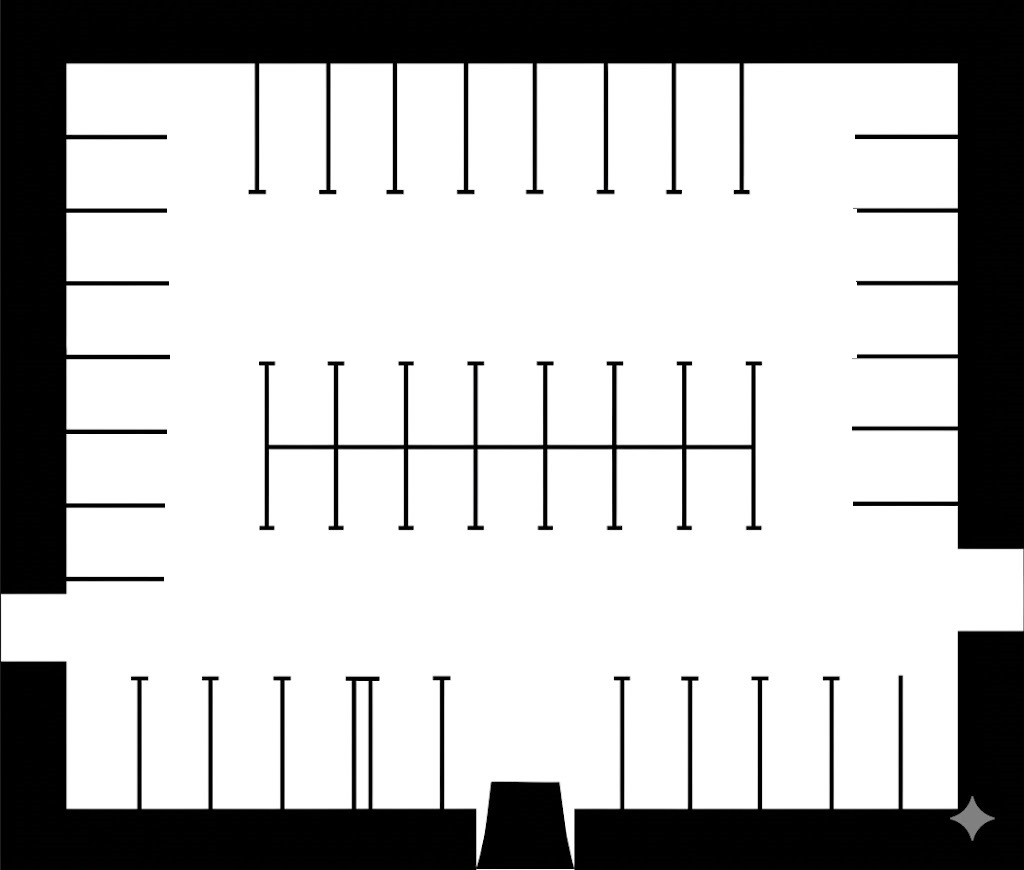
#> input picture test_all_map/parking_lot_1.jpg, 1024 x 870 px
$ python -i main_image.py   (imports and definitions only)
#> lines starting #> are read from the running program, lines starting #| are printed output that depends on the picture; after the words box and inside, x2 and y2 are one past the last pixel; in counts of white or black regions, pixels touching at a corner belong together
import pygame
import sys
import cv2
import numpy as np
import math
import random

from config import *
from core_math import get_car_corners, point_in_polygon, point_to_segment_dist
from planners import KinematicRRT, KinematicMCPP, get_topological_path
from environment import check_collision_with_index

MATH_WIDTH_TARGET = 100.0

# ==========================================
# 1. HÀM ĐỌC ẢNH VÀ TRÍCH XUẤT ĐA GIÁC
# ==========================================
def load_and_scale_image(image_path, max_width=1000):
#> called with image_path = 'parking_lot_1.jpg', max_width = 1000
    img = cv2.imread(image_path, cv2.IMREAD_GRAYSCALE)
#> img: shape (870, 1024); min 0, max 255, mean 185.7
    if img is None:
        print(f"❌ LỖI: Không đọc được ảnh '{image_path}'.")
        sys.exit()

    if img.shape[1] > max_width:
        scale_img = max_width / img.shape[1]
#> scale_img = 0.977
        img = cv2.resize(img, (max_width, int(img.shape[0] * scale_img)))
#> img: shape (849, 1000)

    h_px, w_px = img.shape
#> h_px = 849; w_px = 1000
    math_scale = MATH_WIDTH_TARGET / float(w_px)
#> math_scale = 0.1

    _, thresh = cv2.threshold(img, 127, 255, cv2.THRESH_BINARY_INV)
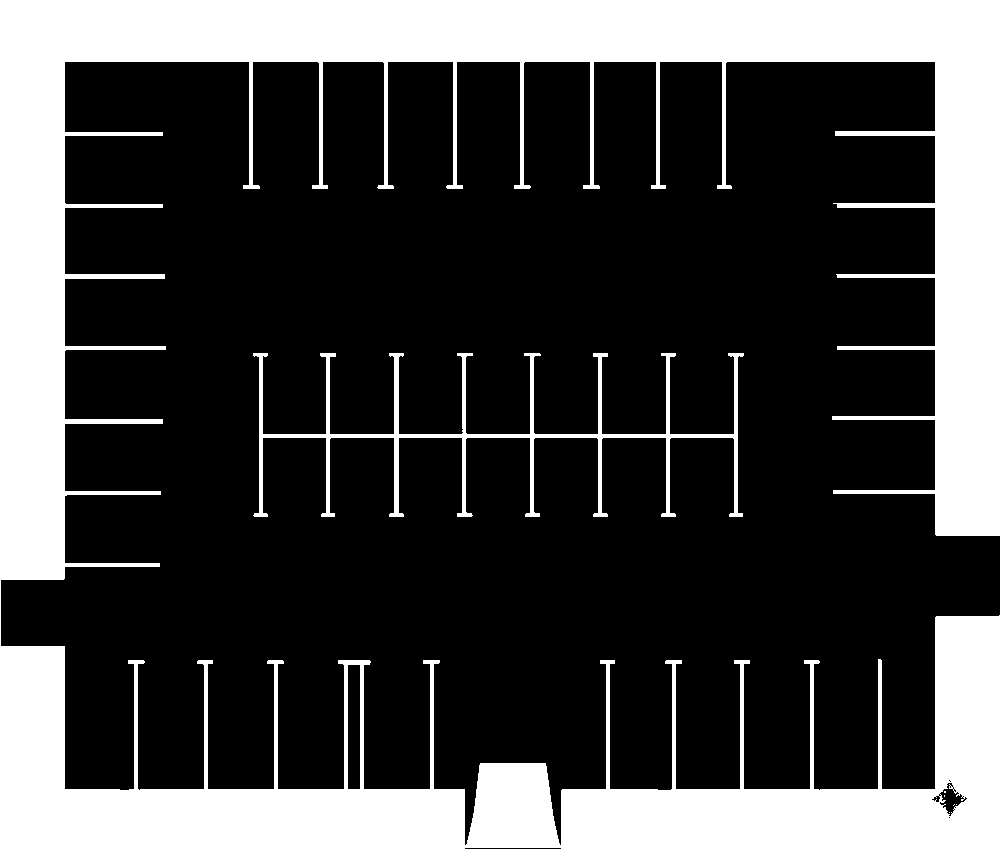
#> thresh: shape (849, 1000); 27.3% white; 7 white regions (5 under 20 px), largest, box (x1, y1, x2, y2) and area: (0, 0, 1000, 849) 223767, (253, 353, 744, 517) 7855
    kernel_dilate = np.ones((2,2), np.uint8)
    thresh = cv2.dilate(thresh, kernel_dilate, iterations=1)
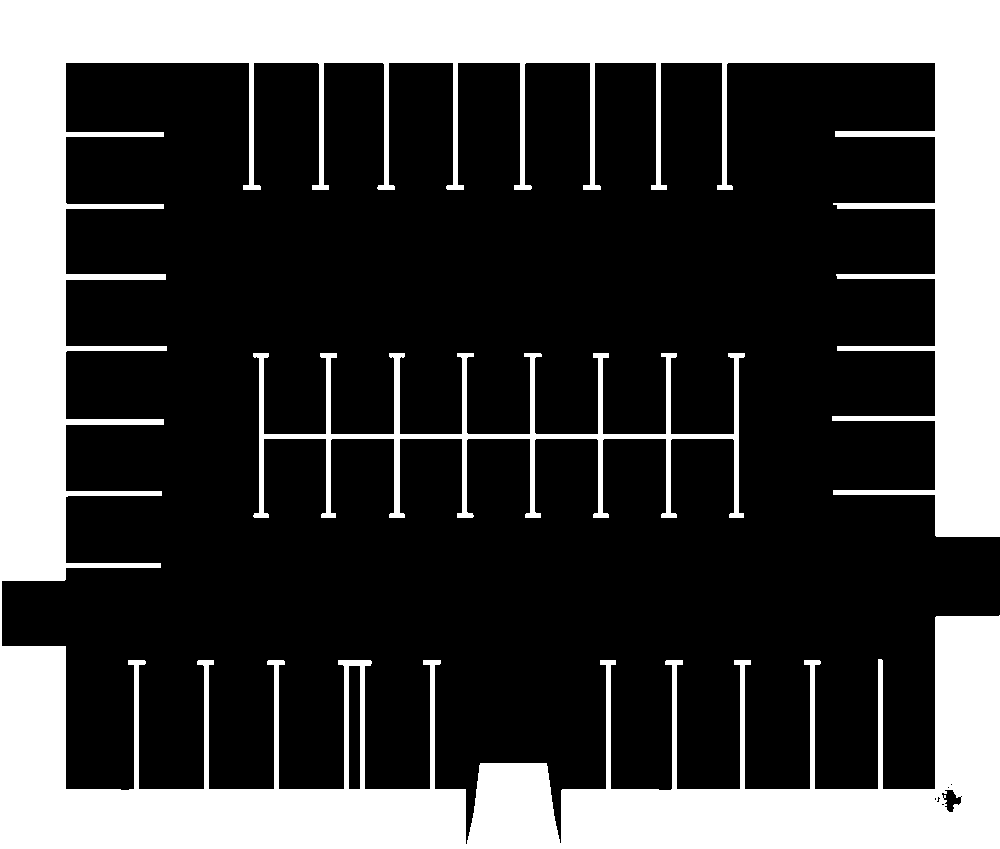
#> thresh: shape (849, 1000); 28.2% white; 2 white regions, box (x1, y1, x2, y2) and area: (0, 0, 1000, 849) 229844, (253, 353, 745, 518) 9805
    kernel_close = np.ones((7,7), np.uint8)
    thresh = cv2.morphologyEx(thresh, cv2.MORPH_CLOSE, kernel_close)
#> thresh: shape (849, 1000); 28.3% white; 2 white regions, box (x1, y1, x2, y2) and area: (0, 0, 1000, 849) 230162, (253, 353, 745, 518) 9808
    cv2.rectangle(thresh, (0, 0), (w_px - 1, h_px - 1), 0, 2)
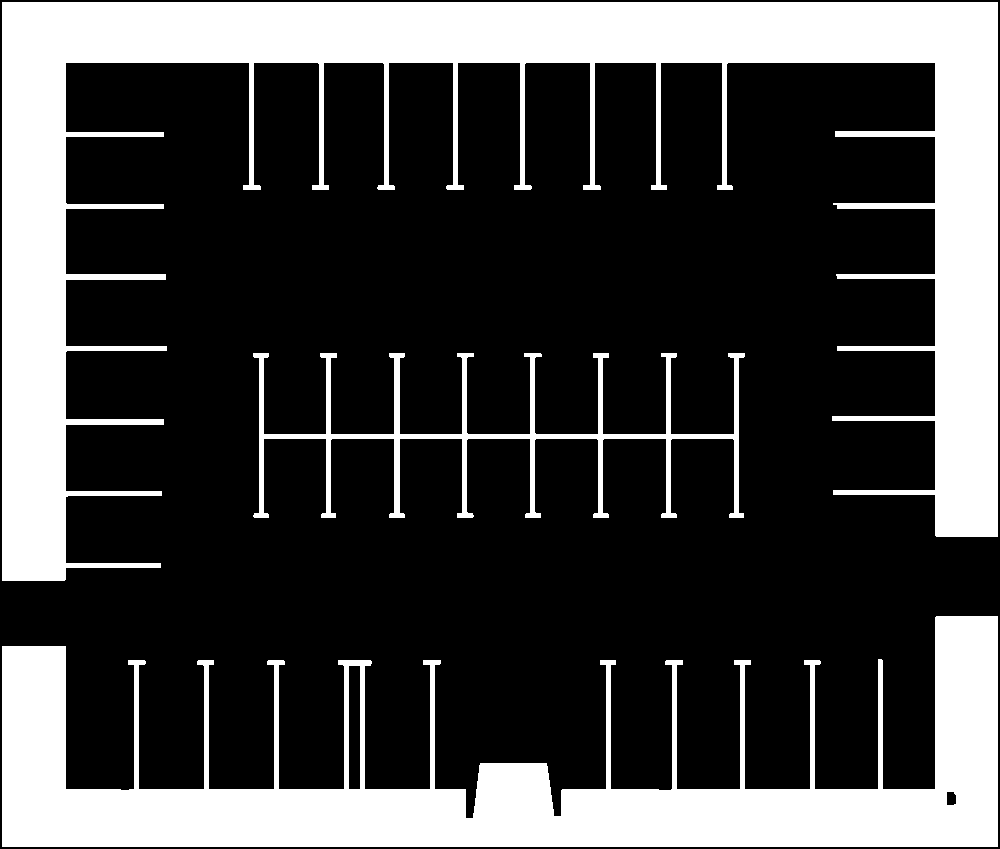
#> thresh: shape (849, 1000); 27.4% white; 3 white regions

    contours, _ = cv2.findContours(thresh, cv2.RETR_LIST, cv2.CHAIN_APPROX_SIMPLE)
#> contours = 5 contours; box (x1, y1, x2, y2) and area: (2, 2, 998, 581) 131758, (2, 616, 998, 847) 85414, (253, 353, 745, 518) 7914, (348, 665, 361, 790) 1486, (946, 791, 957, 806) 130

    real_holes_math = []
    for cnt in contours:
        area = cv2.contourArea(cnt)
        length = cv2.arcLength(cnt, True)
        if area > 30 or length > 50:
            epsilon = 0.005 * length
            approx = cv2.approxPolyDP(cnt, epsilon, True)
            poly_m = []
            for pt in approx:
                mx = float(pt[0][0]) * math_scale
                my = float(h_px - pt[0][1]) * math_scale
                poly_m.append((mx, my))
            if len(poly_m) >= 3:
                real_holes_math.append(poly_m)
#> this loop made 5 passes
#> (area, length, epsilon, approx) on pass 2: (1486, 269.7, 1.35, [[349, 665], [360, 666], [359, 789], [348, 788]])
#> (area, length, epsilon) on passes 1, 3, 4, 5: (129.5, 43.9, 0.219), (85414, 5664.3, 28.32), (7914.5, 3825.2, 19.13), (131758.5, 8856.6, 44.28)
#> after the loop, real_holes_math = 5 items

    w_m = w_px * math_scale
#> w_m = 100
    h_m = h_px * math_scale
#> h_m = 84.9
    outer_poly_math = [(0.0, 0.0), (w_m, 0.0), (w_m, h_m), (0.0, h_m)]

    bg_img = cv2.imread(image_path)
#> bg_img is the input picture: shape (870, 1024, 3); mean B, G, R 185.7, 185.7, 185.7
    if bg_img.shape[1] > max_width:
        bg_img = cv2.resize(bg_img, (w_px, h_px))
#> bg_img: shape (849, 1000, 3)
    bg_img = cv2.cvtColor(bg_img, cv2.COLOR_BGR2RGB)
    bg_surface = pygame.image.frombuffer(bg_img.flatten(), (w_px, h_px), 'RGB')
    return outer_poly_math, real_holes_math, w_px, h_px, bg_surface, math_scale

# ==========================================
# 2. THUẬT TOÁN AMuGOPIA - SẮP XẾP ĐA MỤC TIÊU
# ==========================================
# [331 lines left out: functions angle_between_vectors, amugopia_sabo_ordering, cast_ray, get_best_yaw_for_parking, main, not called in this run]

# [2 lines not run here, left out]

>>> result = load_and_scale_image('parking_lot_1.jpg')
#> result = 6 items

$ run again, on test_all_map/parking_lot_2.jpg
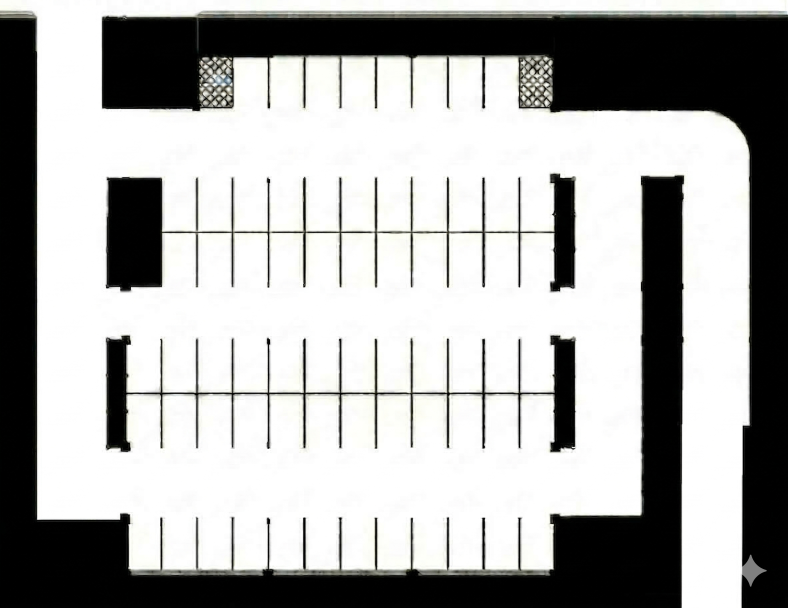
#> input picture test_all_map/parking_lot_2.jpg, 2364 x 1824 px (shown at 1/3 size)
#> in load_and_scale_image, `_, thresh = cv2.threshold(img, 127, 255, cv2.THRESH_BINARY_INV)`:
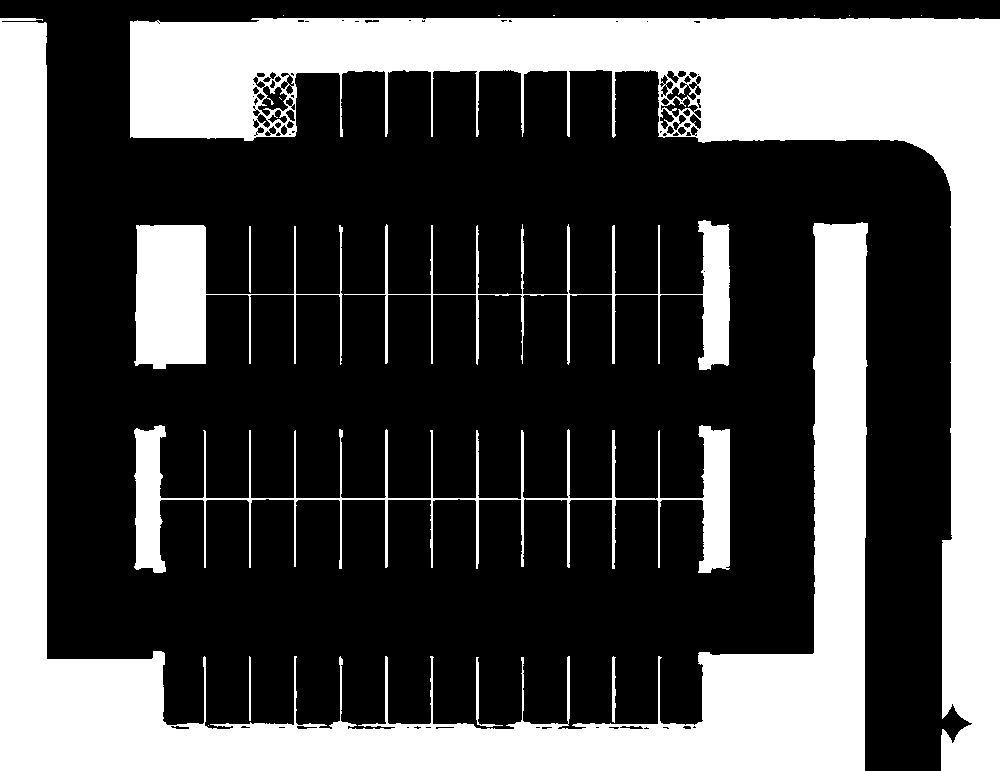
#> thresh: shape (771, 1000); 33.4% white; 17 white regions (8 under 20 px), largest, box (x1, y1, x2, y2) and area: (0, 18, 868, 771) 115667, (130, 18, 1000, 771) 111881, (134, 425, 730, 573) 12226
#> in load_and_scale_image, `cv2.rectangle(thresh, (0, 0), (w_px - 1, h_px - 1), 0, 2)`:
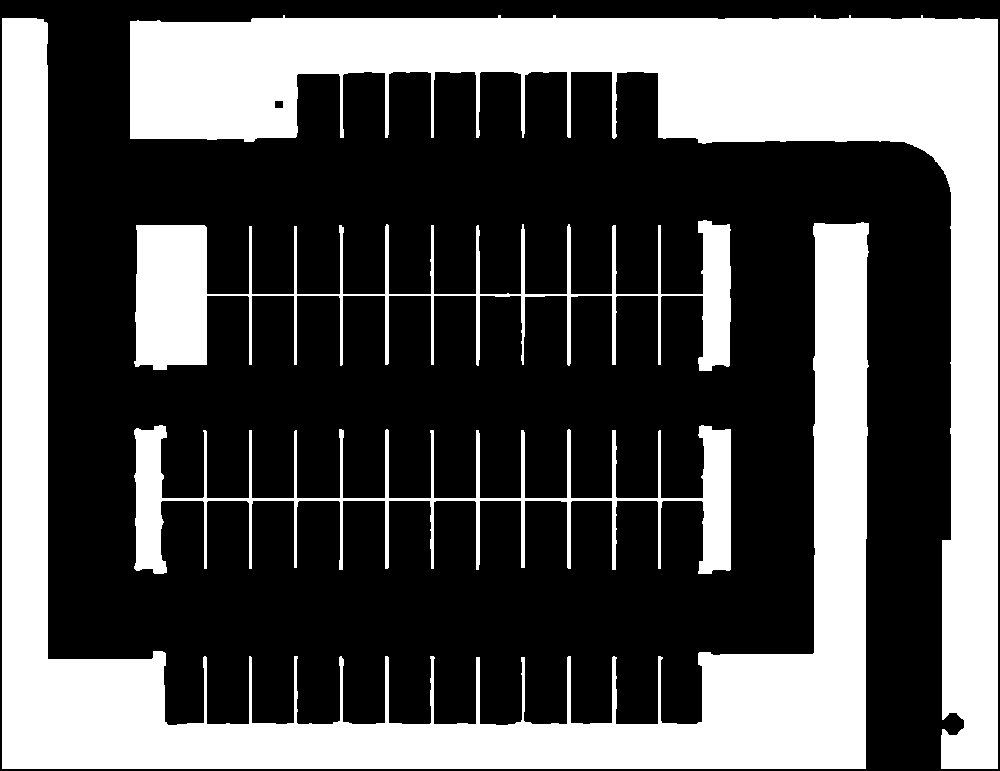
#> thresh: shape (771, 1000); 34.4% white; 4 white regions
#> contours = 5 contours; box (x1, y1, x2, y2) and area: (2, 18, 869, 769) 113109, (130, 15, 998, 769) 112864, (134, 220, 731, 371) 17618, (134, 425, 731, 574) 12444, (274, 100, 284, 109) 70
#> the loop in load_and_scale_image, `for cnt in contours:` made 5 passes
#> (area, length, epsilon) on passes 1 to 5: (12444, 4793.6, 23.97), (17618, 4540.2, 22.7), (70, 31.66, 0.158), (113109, 5750.5, 28.75), (112864, 4376.2, 21.88)
#> after the loop in load_and_scale_image, `for cnt in contours:`: real_holes_math = 5 items
#> in load_and_scale_image, bg_img is the input picture: shape (1824, 2364, 3); mean B, G, R 167.9, 169, 168.8
#> result = 6 items
